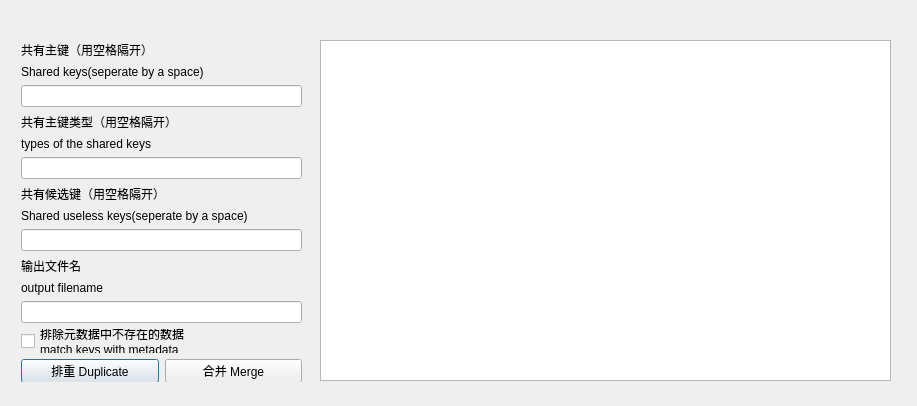
<?xml version="1.0" encoding="UTF-8"?>
<ui version="4.0">
 <class>Dialog</class>
 <widget class="QDialog" name="Dialog">
  <property name="geometry">
   <rect>
    <x>0</x>
    <y>0</y>
    <width>917</width>
    <height>406</height>
   </rect>
  </property>
  <property name="windowTitle">
   <string>xls_pack</string>
  </property>
  <widget class="QPlainTextEdit" name="plainTextEdit">
   <property name="geometry">
    <rect>
     <x>320</x>
     <y>40</y>
     <width>571</width>
     <height>341</height>
    </rect>
   </property>
   <property name="undoRedoEnabled">
    <bool>false</bool>
   </property>
   <property name="readOnly">
    <bool>true</bool>
   </property>
   <property name="plainText">
    <string/>
   </property>
   <property name="centerOnScroll">
    <bool>false</bool>
   </property>
  </widget>
  <widget class="QWidget" name="">
   <property name="geometry">
    <rect>
     <x>21</x>
     <y>41</y>
     <width>281</width>
     <height>341</height>
    </rect>
   </property>
   <layout class="QVBoxLayout" name="verticalLayout">
    <item>
     <widget class="QLabel" name="label_4">
      <property name="text">
       <string>共有主键（用空格隔开）</string>
      </property>
     </widget>
    </item>
    <item>
     <widget class="QLabel" name="label_1">
      <property name="text">
       <string>Shared keys(seperate by a space)</string>
      </property>
     </widget>
    </item>
    <item>
     <widget class="QLineEdit" name="lineEdit_k"/>
    </item>
    <item>
     <widget class="QLabel" name="label_5">
      <property name="text">
       <string>共有主键类型（用空格隔开）</string>
      </property>
     </widget>
    </item>
    <item>
     <widget class="QLabel" name="label">
      <property name="text">
       <string>types of the shared keys</string>
      </property>
     </widget>
    </item>
    <item>
     <widget class="QLineEdit" name="lineEdit_tk"/>
    </item>
    <item>
     <widget class="QLabel" name="label_6">
      <property name="text">
       <string>共有候选键（用空格隔开）</string>
      </property>
     </widget>
    </item>
    <item>
     <widget class="QLabel" name="label_2">
      <property name="text">
       <string>Shared useless keys(seperate by a space)</string>
      </property>
     </widget>
    </item>
    <item>
     <widget class="QLineEdit" name="lineEdit_uk"/>
    </item>
    <item>
     <widget class="QLabel" name="label_7">
      <property name="text">
       <string>输出文件名</string>
      </property>
     </widget>
    </item>
    <item>
     <widget class="QLabel" name="label_3">
      <property name="text">
       <string>output filename</string>
      </property>
     </widget>
    </item>
    <item>
     <widget class="QLineEdit" name="lineEdit_out"/>
    </item>
    <item>
     <widget class="QCheckBox" name="checkBox_match">
      <property name="text">
       <string>排除元数据中不存在的数据
match keys with metadata</string>
      </property>
     </widget>
    </item>
    <item>
     <spacer name="verticalSpacer">
      <property name="orientation">
       <enum>Qt::Vertical</enum>
      </property>
      <property name="sizeHint" stdset="0">
       <size>
        <width>20</width>
        <height>40</height>
       </size>
      </property>
     </spacer>
    </item>
    <item>
     <layout class="QHBoxLayout" name="horizontalLayout_2">
      <item>
       <widget class="QPushButton" name="buttondup">
        <property name="text">
         <string>排重 Duplicate</string>
        </property>
       </widget>
      </item>
      <item>
       <widget class="QPushButton" name="buttonmerge">
        <property name="text">
         <string>合并 Merge</string>
        </property>
       </widget>
      </item>
     </layout>
    </item>
   </layout>
  </widget>
 </widget>
 <resources/>
 <connections/>
</ui>
